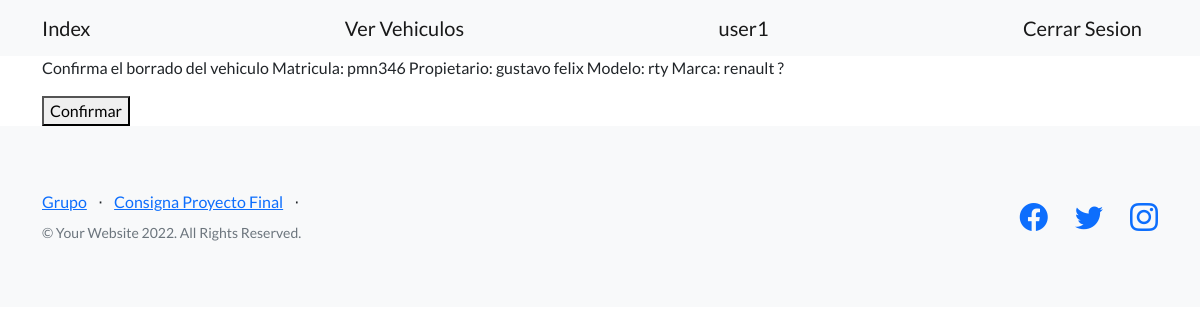
/avanzado/vehiculos/eliminar/1 (signed in), run on an earlier commit of the app's database.
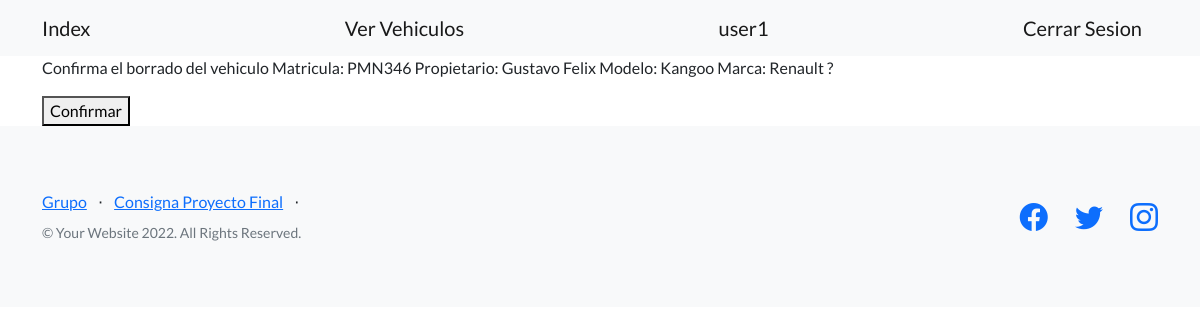
And on a later commit of the database.
### avanzado/models.py (models this page shows)
class Vehiculo(models.Model):
    matricula = models.CharField(max_length=20)
    propietario = models.CharField(max_length=20)
    modelo = models.CharField(max_length=20)
    marca  = models.CharField(max_length=20)
    cant_puertas = models.IntegerField()
    color = models.CharField(max_length=20)
    chasis = models.CharField(max_length=20)
    avatar = models.ImageField(upload_to='avatares', null=True, blank=True)#
    cliente = models.OneToOneField(User, on_delete=models.CASCADE)###problema###
    blog_post=RichTextField(null=True)
    def __str__(self):
        return f'Matricula: {self.matricula} Propietario: {self.propietario} Modelo: {self.modelo} Marca: {self.marca} '

### avanzado/views.py (the view)
# urls.py: path('vehiculos/eliminar/<int:pk>', views.EliminarVehiculo.as_view(), name='eliminar_vehiculo'),
class EliminarVehiculo(LoginRequiredMixin, DeleteView):
    model  = Vehiculo
    success_url = '/avanzado/vehiculos/'###esta en mayusculas Vehiculos
    template_name = 'avanzado/eliminar_vehiculo.html'

### avanzado/templates/avanzado/eliminar_vehiculo.html (shortened to what this page needs)
{% extends 'padres/base.html' %}
{% block mi_contenido %}
<form action={% url 'eliminar_vehiculo' vehiculo.id%} method="POST">
    <p>
        Confirma el borrado del vehiculo {{vehiculo}}?
    </p>
    <button>Confirmar</button>
</form>
{% endblock mi_contenido %}

What changed in the data, as far as the page shows it:
changed Vehiculo: matricula+propietario+modelo "Matricula: pmn346 Propietario: gustavo felix Modelo: rty Marca: renault" → "Matricula: PMN346 Propietario: Gustavo Felix Modelo: Kangoo Marca: Renault"
